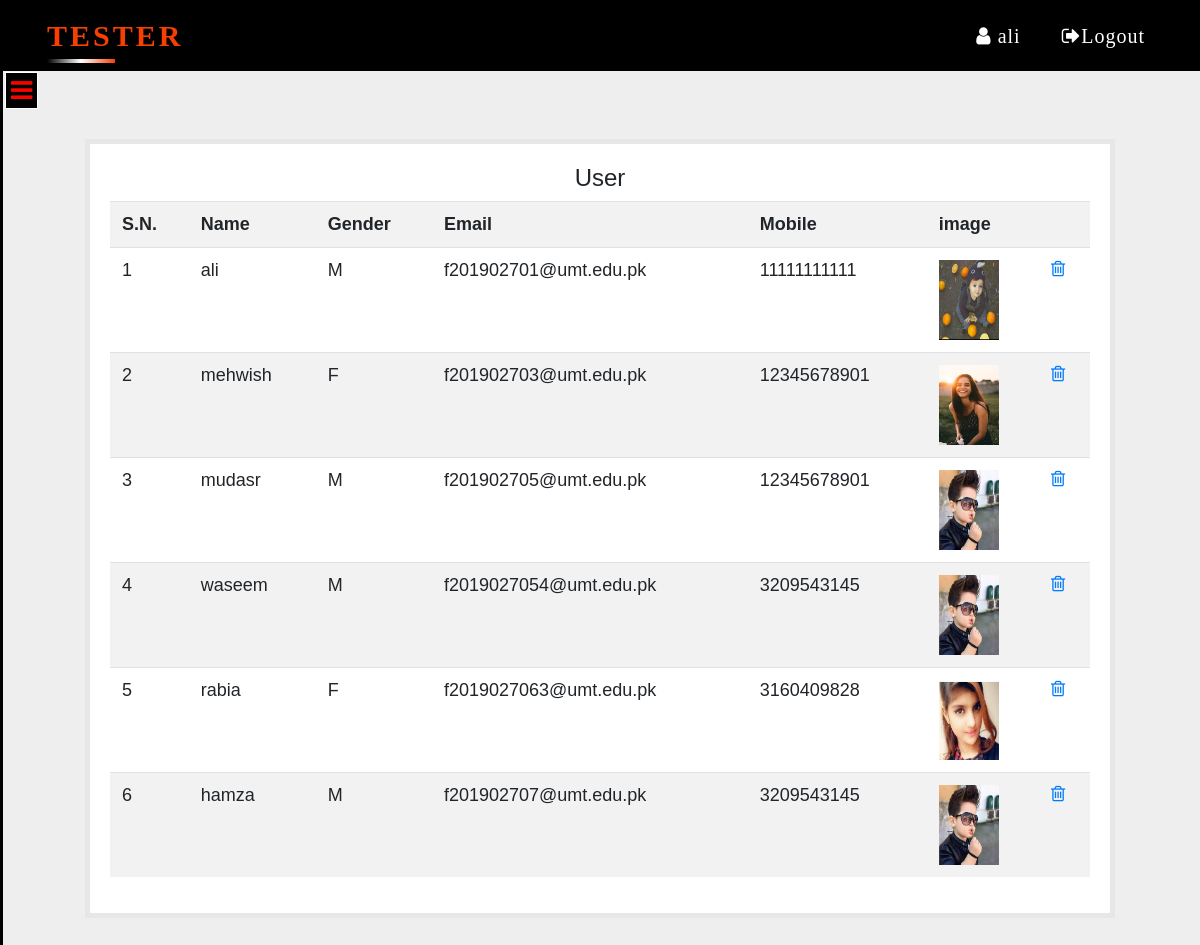
The page /dash1.php?q=1 (signed in) on the database its author committed.
### tables this page shows
CREATE TABLE `user` (
  `name` varchar(50) NOT NULL,
  `gender` varchar(5) NOT NULL,
  `email` varchar(50) NOT NULL,
  `mob` bigint(20) NOT NULL,
  `password` varchar(50) NOT NULL,
  `image` varchar(500) NOT NULL,
  `date` timestamp NOT NULL DEFAULT current_timestamp()
);

### dash1.php (the view, shortened to what this page needs)
 <?php include 'link.php'?>
 <?php
 include_once 'dbConnection.php';
?>
<!DOCTYPE html>
<html>
<head>
	 <link rel="stylesheet" type="text/css" href="css/style.css">>
</head>
<body>
     <nav class="navbar navbar-expand-lg navbar-light bg-light fixed-top"  style="background-color: black !important">
        <div class="container">
        <div class="line">
  <a class="navbar-brand" href="#">
     <span></span>
    <span></span>  TESTER</a></div>
  <div class="collapse navbar-collapse" id="navbarSupportedContent">
    <ul class="navbar-nav ml-lg-auto">
      <li class="nav-item active">
        <a class="nav-link" href="#"><i class="fa fa-user" aria-hidden="true"></i>&nbsp;<span style="margin-right: 15px"><?php echo $_SESSION['name'];  ?> </span> </a>
      </li>
      <li class="nav-item">
        <a class="nav-link" href="logout.php?q=home.php">&nbsp;<i class="fa fa-sign-out" aria-hidden="true"></i>Logout</a>
      </li>
    </ul>
  </div></div>
</nav>
  <div id="first">
	<div class="sideopen fixed"  >
		<a href="#" onclick="openSlideMenu();" ><i class="fa fa-bars" aria-hidden="true"></i></a>
	 </div>
	<div class="nav sidenave" id="close">
		<a href="#" onclick="closeSlideMenu();"><i class="fa fa-times" aria-hidden="true"></i></a>
		<ul class="homicon"><br>
		</ul>
	 </div></div>
   <div class="container">
<div class="row">
<div class="col-md-12">
<?php
      if(@$_GET['q']==1) {
      $result = mysqli_query($con,"SELECT * FROM user") or die('Error');
          echo  '<div class="homepanel">
                    <h4 style="text-align:center">User</h4>
                   <div class="table-responsive">
                     <table class="table table-striped title1">
                        <tr>
                            <td><b>S.N.</b></td>
                            <td><b>Name</b></td>
                            <td><b>Gender</b></td>
                            <td><b>Email</b></td>
                            <td><b>Mobile</b></td>
                            <td><b>image</b></td>
                            <td></td>
                        </tr>';
      $c=1;
      while($row = mysqli_fetch_array($result)) {
      	$name = $row['name'];
      	$mob = $row['mob'];
      	$gender = $row['gender'];
        $email = $row['email'];
      	$image = $row['image'];
         echo '<tr>
                  <td>'.$c++.'</td>
                  <td>'.$name.'</td>
                  <td>'.$gender.'</td>
                  <td>'.$email.'</td>
                  <td>'.$mob.'</td>
                  <td><a href="'.$image.'"><img src="'.$image.'" height="80px" width="60px"></a></td>
      	          <td><a href="update.php?demail='.$email.'" onclick=" return checkdlt()"><i class="fa fa-trash-o" aria-hidden="true"></i></a></td>
              </tr>';
      }
      echo '</table></div></div>';
}
?>
</div></div></div>
</body>
</html>

### css/style.css (style rules this page uses)
body { padding:0; box-sizing: border-box; background:#eee; }
.navbar { z-index:9; }
.navbar-light .navbar-nav .nav-link { color: rgba(255,255,255,1) !important; margin-left: 2px; margin-right:2px; font-size: 20px; font-weight: 500; font-family:'typo'; position: relative; letter-spacing: 1px; }
.navbar-brand, .navbar-brand:hover, .navbar-brand:focus, .navbar-brand:visited { color: #F73F00 !important; font-size: 30px !important; font-weight:bold !important; margin-left: 2px; font-family:'typo'; text-transform: uppercase; }
.line a { position: relative;letter-spacing: 3px; overflow: hidden; }
.line a span { position: absolute; }
.line a span:nth-child(1) { bottom: 0%; left: 0%; height: 4px; width: 50%; background:linear-gradient(90deg,transparent,white, #F73F00 ); animation:animat1 2s linear infinite; }
.sidenave { height: 100%; width: 0px; position: fixed; top:71px; left: 0px; padding-top:25px; background-color: #2d3235; overflow: hidden; z-index: 1; transition: all .3s linear; border-right: 3px solid black; }
.sideopen i { font-size: 25px; position: fixed; color: red; top:72px; border:1px solid #fff; background: #000; padding: 5px; left: 5px; z-index:1 ; }
#first { transition: all.2s linear; z-index: 9; margin-top: 75px !important; }
.sidenave ul { list-style: none; margin-top: 40px; margin-left: -20px }
.homepanel { border: 5px solid #E7E7E7; margin:40px; padding:20px; background-color: #FFf; font: 15px "Century Gothic", "Times Roman", sans-serif; }
.title1 { font: "Century Gothic", "Times Roman", sans-serif; font-weight: 500; font-size: 18px !important; }

### rows shown on the page
user: name "ali", gender "M", email "f201902701@umt.edu.pk", mob "11111111111", image (picture)
user: name "mehwish", gender "F", email "f201902703@umt.edu.pk", mob "12345678901", image (picture)
user: name "mudasr", gender "M", email "f201902705@umt.edu.pk", mob "12345678901", image (picture)
user: name "waseem", gender "M", email "f2019027054@umt.edu.pk", mob "3209543145", image (picture)
user: name "rabia", gender "F", email "f2019027063@umt.edu.pk", mob "3160409828", image (picture)
user: name "hamza", gender "M", email "f201902707@umt.edu.pk", mob "3209543145", image (picture)

### other values the page prints
$_SESSION['name'] "ali"
